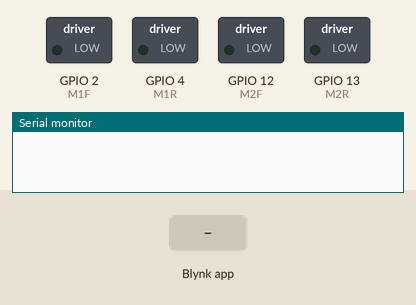
Recording of a sketch running on a simulated ESP32. On the bench: switched loads named in the sketch (green lamp = pin HIGH), the last lines printed to the serial monitor. The test bench sets the inputs (shaded band). WiFi joins after 1.5 s; servers stay silent unless stated.

Above: at 3.0 s.
3.1 s: Blynk app writes 1 to V1
At 4.3 s:
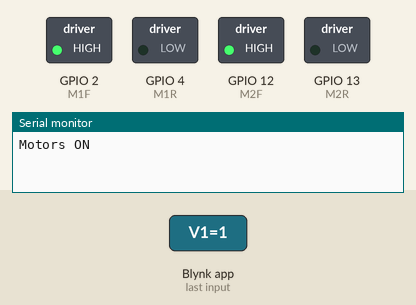
4.6 s: Blynk app writes 0 to V1
At 5.5 s:
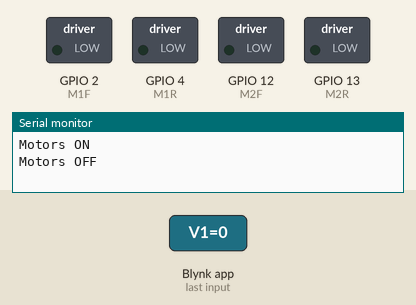
Timing chart, 0 to 7.6 s (numbered marks = the images above; inputs shaded):
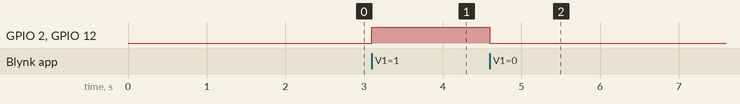

The sketch:

motorwithblynk.ino
```cpp
#define BLYNK_PRINT Serial
#define BLYNK_TEMPLATE_ID "TMPL3PYsA5gfz"
#define BLYNK_TEMPLATE_NAME "workshop"
#define BLYNK_AUTH_TOKEN "IlzZ5gOPbgxk2IZDnUtOH47RRBldoc0x"

#include <WiFi.h>
#include <BlynkSimpleEsp32.h>

char auth[] = BLYNK_AUTH_TOKEN;
char ssid[] = "Mk S21";  // Your WiFi SSID
char pass[] = "alltoowell";  // Your WiFi Password

// Motor control pins
int M1F = 2;  // Motor 1 Forward
int M1R = 4;  // Motor 1 Reverse
int M2F = 12; // Motor 2 Forward
int M2R = 13; // Motor 2 Reverse

void setup() {
    pinMode(M1F, OUTPUT);
    pinMode(M1R, OUTPUT);
    pinMode(M2F, OUTPUT);
    pinMode(M2R, OUTPUT);

    Serial.begin(9600);
    Blynk.begin(auth, ssid, pass);
}

// Function triggered when Virtual Pin V1 changes in Blynk
BLYNK_WRITE(V1) {
    int switchState = param.asInt();  // Read value from Blynk (1 = ON, 0 = OFF)

    if (switchState == 1) {
        digitalWrite(M1F, HIGH);
        digitalWrite(M2F, HIGH);
        Serial.println("Motors ON");
    } else {
        digitalWrite(M1F, LOW);
        digitalWrite(M2F, LOW);
        Serial.println("Motors OFF");
    }
}

void loop() {
    Blynk.run();
}
```

Measured:
- after the input at 3.1 s, GPIO 2 (M1F), GPIO 12 (M2F): LOW → HIGH at once
- after the input at 4.6 s, GPIO 2 (M1F), GPIO 12 (M2F): HIGH → LOW at once
